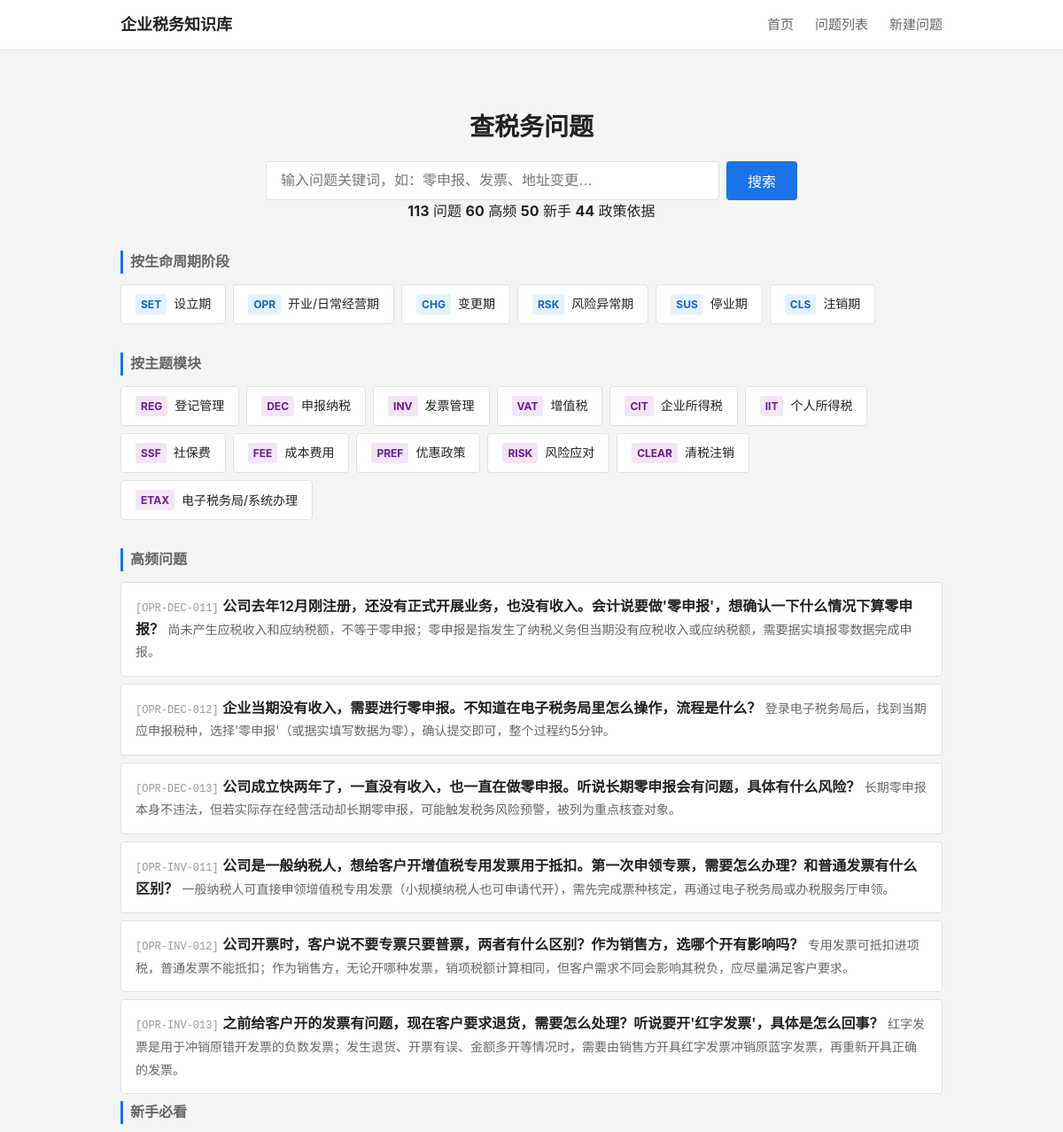
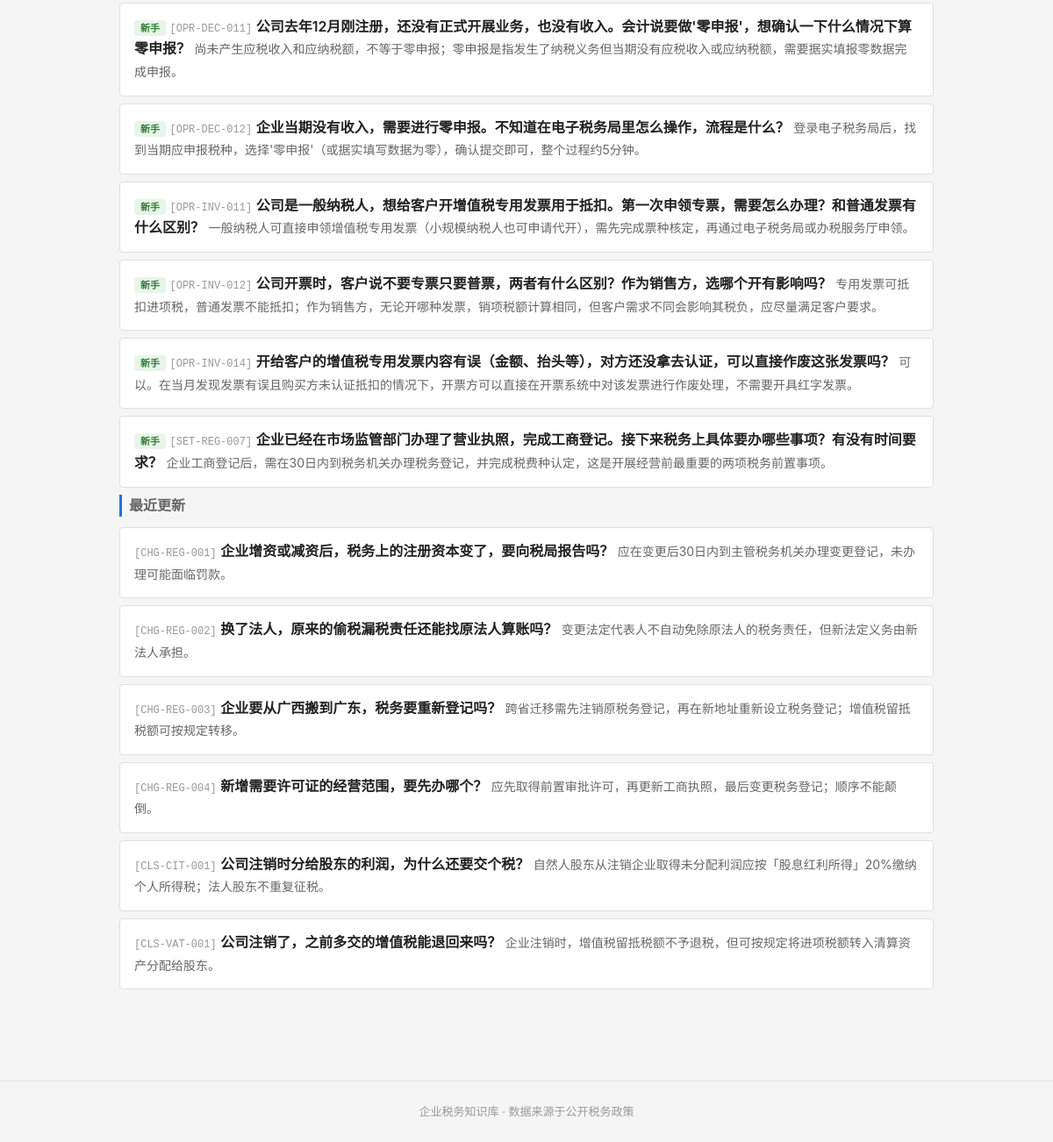
Before: / with the older database file (2 pictures, top to bottom).
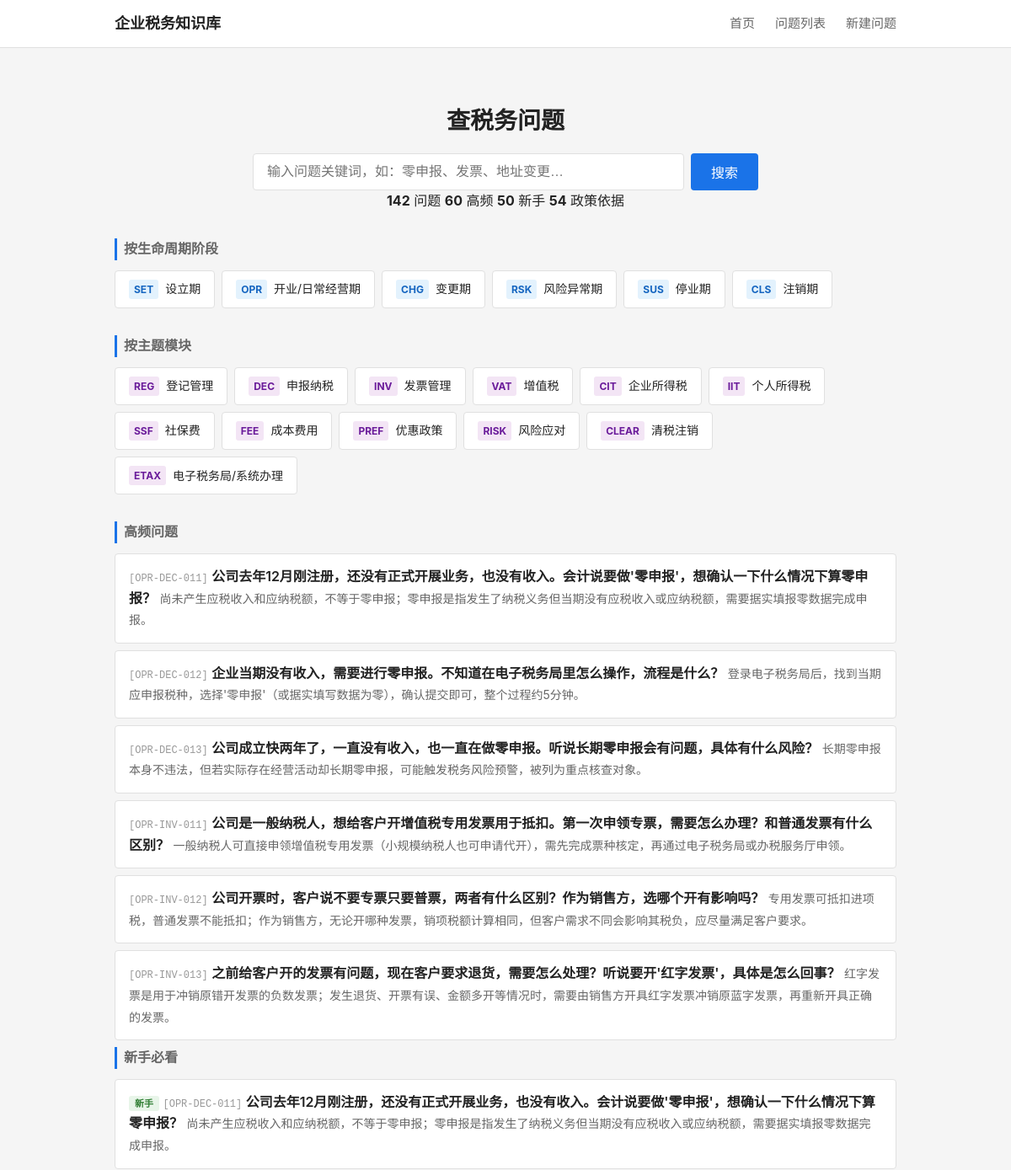
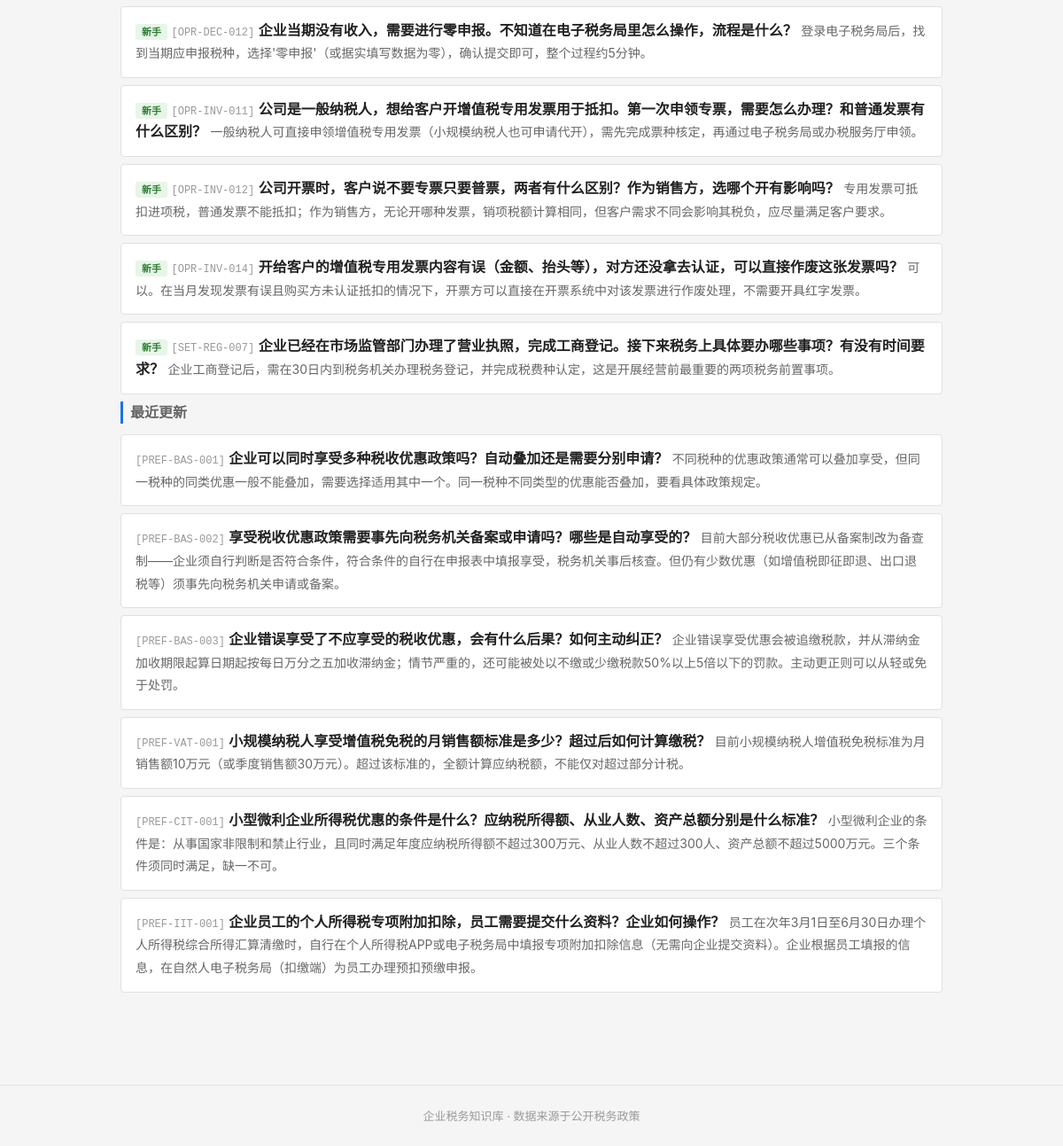
After: the same page with the newer database file (2 pictures, top to bottom).
### tables this page shows
CREATE TABLE tag_dict (
    id              INTEGER PRIMARY KEY AUTOINCREMENT,
    tag_code        TEXT NOT NULL UNIQUE,
    tag_name        TEXT NOT NULL,
    tag_category    TEXT,
    parent_id       INTEGER,
    display_order   INTEGER NOT NULL DEFAULT 1,
    status          TEXT NOT NULL DEFAULT 'active',

    FOREIGN KEY (parent_id) REFERENCES tag_dict(id) ON DELETE SET NULL
);

CREATE TABLE question_master (
    id              INTEGER PRIMARY KEY AUTOINCREMENT,
    question_code   TEXT NOT NULL UNIQUE,
    question_title  TEXT NOT NULL,
    question_plain  TEXT NOT NULL,

    -- 分类
    stage_code      TEXT NOT NULL,
    module_code     TEXT NOT NULL,
    question_type   TEXT NOT NULL,

    -- 答案
    one_line_answer TEXT NOT NULL,
    detailed_answer TEXT,
    core_definition TEXT,

    -- 条件与边界
    applicable_conditions TEXT,
    exceptions_boundary   TEXT,

    -- 实务
    practical_steps TEXT,
    risk_warning    TEXT,

    -- 适用范围
    scope_level     TEXT NOT NULL DEFAULT 'scope_national',
    local_region    TEXT,

    -- 确定性
    answer_certainty TEXT NOT NULL DEFAULT 'certain_clear',

    -- 元数据
    keywords        TEXT,
    high_frequency_flag INTEGER NOT NULL DEFAULT 0,
    newbie_flag     INTEGER NOT NULL DEFAULT 0,

    -- 版本管理
    status          TEXT NOT NULL DEFAULT 'draft',
    version_no      INTEGER NOT NULL DEFAULT 1,

    -- 审计字段
    created_at      TEXT NOT NULL DEFAULT (datetime('now')),
    updated_at      TEXT NOT NULL DEFAULT (datetime('now'))
);

### backend/app.py (the view)
    @app.route('/')
    def index():
        from services.question_service import QuestionService
        svc = QuestionService()
        stages = svc.get_stages()
        modules = svc.get_modules()
        high_freq = svc.get_high_frequency(limit=6)
        newbie = svc.get_newbie(limit=6)
        recent = svc.get_recent_updates(limit=6)
        stats = svc.get_stats()
        return render_template('index.html',
                               stages=stages, modules=modules,
                               high_freq=high_freq, newbie=newbie, recent=recent,
                               stats=stats)

### backend/services/question_service.py (called while the page is built)
    def _query(self, sql, params=None):
        conn = sqlite3.connect(self.db_path)
        conn.execute("PRAGMA foreign_keys = ON")
        conn.row_factory = sqlite3.Row
        cur = conn.cursor()
        if params:
            cur.execute(sql, params)
        else:
            cur.execute(sql)
        rows = cur.fetchall()
        conn.close()
        return [dict(r) for r in rows]

    def get_stages(self):
        return self._query("""
            SELECT tag_code, tag_name
            FROM tag_dict
            WHERE tag_category = 'stage'
            ORDER BY display_order
        """)

    def get_modules(self):
        return self._query("""
            SELECT tag_code, tag_name
            FROM tag_dict
            WHERE tag_category = 'module'
            ORDER BY display_order
        """)

    def get_high_frequency(self, limit=10):
        return self._query("""
            SELECT question_code, question_plain, question_title, one_line_answer, stage_code
            FROM question_master
            WHERE status = 'active' AND high_frequency_flag = 1
            ORDER BY updated_at DESC
            LIMIT ?
        """, (limit,))

### frontend/templates/index.html (shortened to what this page needs)
{% extends "base.html" %}
{% block main %}
<section class="search-section">
    <h1>查税务问题</h1>
    <form action="/questions" method="get" class="search-form">
        <input type="text" name="keyword" placeholder="输入问题关键词，如：零申报、发票、地址变更…" class="search-input">
        <button type="submit" class="search-btn">搜索</button>
    </form>
    {% if stats %}
    <div class="stats-bar">
        <span><strong>{{ stats.total_questions }}</strong> 问题</span>
        <span><strong>{{ stats.total_hf }}</strong> 高频</span>
        <span><strong>{{ stats.total_newbie }}</strong> 新手</span>
        <span><strong>{{ stats.total_policies }}</strong> 政策依据</span>
    </div>
    {% endif %}
</section>
<section class="nav-section">
    <h2 class="section-title">按生命周期阶段</h2>
    <div class="card-grid stage-grid">
        {% for s in stages %}
        <a href="/questions?stage={{ s.tag_code }}" class="card card-stage">
            <span class="card-code">{{ s.tag_code }}</span>
            <span class="card-name">{{ s.tag_name }}</span>
        </a>
        {% endfor %}
    </div>
</section>
<section class="nav-section">
    <h2 class="section-title">按主题模块</h2>
    <div class="card-grid module-grid">
        {% for m in modules %}
        <a href="/questions?module={{ m.tag_code }}" class="card card-module">
            <span class="card-code">{{ m.tag_code }}</span>
            <span class="card-name">{{ m.tag_name }}</span>
        </a>
        {% endfor %}
    </div>
</section>
{% if high_freq %}
<section class="list-section">
    <h2 class="section-title">高频问题</h2>
    <ul class="question-list">
        {% for q in high_freq %}
        <li class="question-item">
            <a href="/question/{{ q.question_code }}" class="question-link">
                <span class="q-code">[{{ q.question_code }}]</span>
                <span class="q-title">{{ q.question_plain }}</span>
                <span class="q-answer">{{ q.one_line_answer }}</span>
            </a>
        </li>
        {% endfor %}
    </ul>
</section>
{% endif %}
{% if newbie %}
<section class="list-section">
    <h2 class="section-title">新手必看</h2>
    <ul class="question-list">
        {% for q in newbie %}
        <li class="question-item">
            <a href="/question/{{ q.question_code }}" class="question-link">
                <span class="q-badge newbie">新手</span>
                <span class="q-code">[{{ q.question_code }}]</span>
                <span class="q-title">{{ q.question_plain }}</span>
                <span class="q-answer">{{ q.one_line_answer }}</span>
            </a>
        </li>
        {% endfor %}
    </ul>
</section>
{% endif %}
{% if recent %}
<section class="list-section">
    <h2 class="section-title">最近更新</h2>
    <ul class="question-list">
        {% for q in recent %}
        <li class="question-item">
            <a href="/question/{{ q.question_code }}" class="question-link">
                <span class="q-code">[{{ q.question_code }}]</span>
                <span class="q-title">{{ q.question_plain }}</span>
                <span class="q-answer">{{ q.one_line_answer }}</span>
            </a>
        </li>
        {% endfor %}
    </ul>
</section>
{% endif %}
{% endblock %}

Changed rows visible on the page:
no longer on this page (row unchanged): question_master: question_code "CHG-REG-001", question_plain "企业增资或减资后，税务上的注册资本变了，要向税局报告吗？", one_line_answer "应在变更后30日内到主管税务机关办理变更登记，未办理可能面临罚款。", shown under "最近更新"
no longer on this page (row unchanged): question_master: question_code "CHG-REG-002", question_plain "换了法人，原来的偷税漏税责任还能找原法人算账吗？", one_line_answer "变更法定代表人不自动免除原法人的税务责任，但新法定义务由新法人承担。", shown under "最近更新"
no longer on this page (row unchanged): question_master: question_code "CHG-REG-003", question_plain "企业要从广西搬到广东，税务要重新登记吗？", one_line_answer "跨省迁移需先注销原税务登记，再在新地址重新设立税务登记；增值税留抵税额可按规定转移。", shown under "最近更新"
no longer on this page (row unchanged): question_master: question_code "CHG-REG-004", question_plain "新增需要许可证的经营范围，要先办哪个？", one_line_answer "应先取得前置审批许可，再更新工商执照，最后变更税务登记；顺序不能颠倒。", shown under "最近更新"
no longer on this page (row unchanged): question_master: question_code "CLS-CIT-001", question_plain "公司注销时分给股东的利润，为什么还要交个税？", one_line_answer "自然人股东从注销企业取得未分配利润应按「股息红利所得」20%缴纳个人所得税；法人股东不重复征税。", shown under "最近更新"
no longer on this page (row unchanged): question_master: question_code "CLS-VAT-001", question_plain "公司注销了，之前多交的增值税能退回来吗？", one_line_answer "企业注销时，增值税留抵税额不予退税，但可按规定将进项税额转入清算资产分配给股东。", shown under "最近更新"
added question_master: question_code "PREF-BAS-001", question_plain "企业可以同时享受多种税收优惠政策吗？自动叠加还是需要分别申请？", one_line_answer "不同税种的优惠政策通常可以叠加享受，但同一税种的同类优惠一般不能叠加，需要选择适用其中一个。同一税种不同类型的优惠能否叠加，要看具体政策规定。", shown under "最近更新"
added question_master: question_code "PREF-BAS-002", question_plain "享受税收优惠政策需要事先向税务机关备案或申请吗？哪些是自动享受的？", one_line_answer "目前大部分税收优惠已从备案制改为备查制——企业须自行判断是否符合条件，符合条件的自行在申报表中填报享受，税务机关事后核查。但仍有少数优惠（如增值税即征即退、出口退税等）须事先向税务机关申请或备案。", shown under "最近更新"
added question_master: question_code "PREF-BAS-003", question_plain "企业错误享受了不应享受的税收优惠，会有什么后果？如何主动纠正？", one_line_answer "企业错误享受优惠会被追缴税款，并从滞纳金加收期限起算日期起按每日万分之五加收滞纳金；情节严重的，还可能被处以不缴或少缴税款50%以上5倍以下的罚款。主动更正则可以从轻或免于处罚。", shown under "最近更新"
added question_master: question_code "PREF-VAT-001", question_plain "小规模纳税人享受增值税免税的月销售额标准是多少？超过后如何计算缴税？", one_line_answer "目前小规模纳税人增值税免税标准为月销售额10万元（或季度销售额30万元）。超过该标准的，全额计算应纳税额，不能仅对超过部分计税。", shown under "最近更新"
added question_master: question_code "PREF-CIT-001", question_plain "小型微利企业所得税优惠的条件是什么？应纳税所得额、从业人数、资产总额分别是什么标准？", one_line_answer "小型微利企业的条件是：从事国家非限制和禁止行业，且同时满足年度应纳税所得额不超过300万元、从业人数不超过300人、资产总额不超过5000万元。三个条件须同时满足，缺一不可。", shown under "最近更新"
added question_master: question_code "PREF-IIT-001", question_plain "企业员工的个人所得税专项附加扣除，员工需要提交什么资料？企业如何操作？", one_line_answer "员工在次年3月1日至6月30日办理个人所得税综合所得汇算清缴时，自行在个人所得税APP或电子税务局中填报专项附加扣除信息（无需向企业提交资料）。企业根据员工填报的信息，在自然人电子税务局（扣缴端）为员工办理预扣预缴申报。", shown under "最近更新"
Other visible differences:
{{ stats.total_questions }}: "113" → "142"
{{ stats.total_policies }}: "44" → "54"
